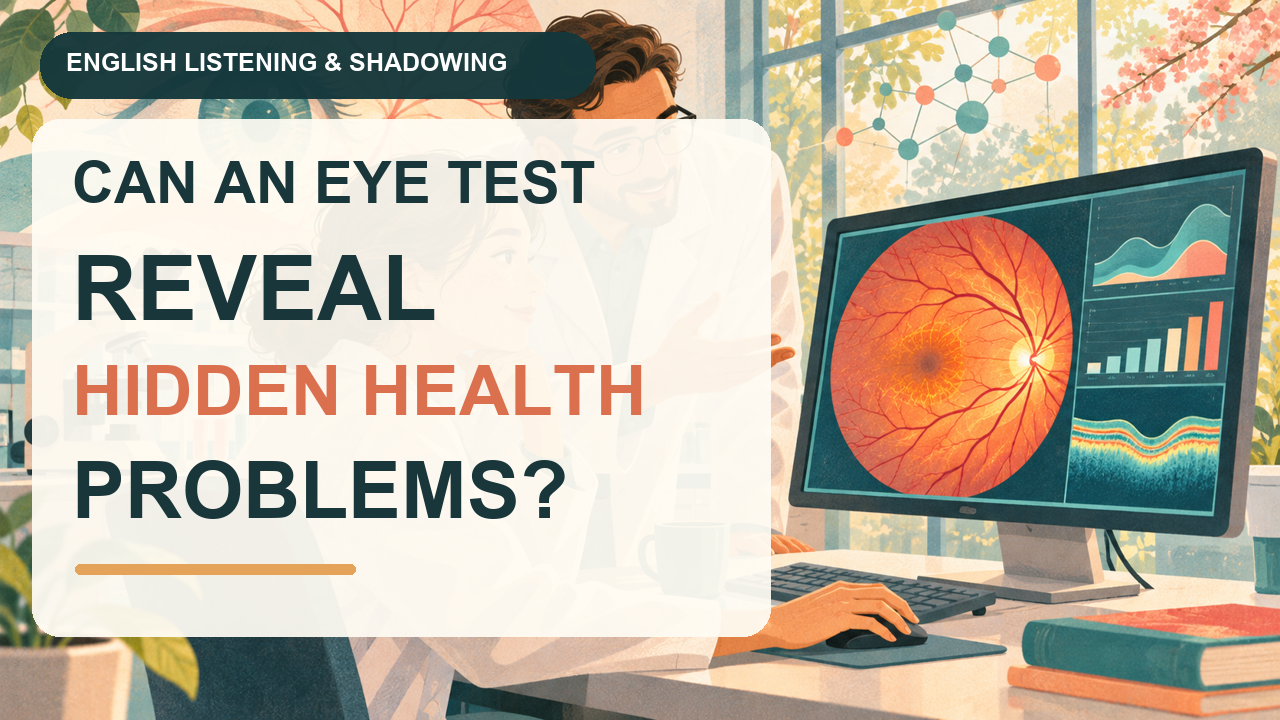

Reproduce this figure in Python.
from pathlib import Path
from PIL import Image,ImageDraw,ImageFont,ImageOps,ImageFilter
p=Path(__file__).resolve().parent
im=ImageOps.fit(Image.open(p/'research.png').convert('RGB'),(1280,720))
overlay=Image.new('RGBA',im.size);d=ImageDraw.Draw(overlay)
d.rounded_rectangle((32,119,770,636),radius=28,fill=(255,252,244,237))
d.rounded_rectangle((40,32,595,98),radius=32,fill=(20,55,59,245))
font='/System/Library/Fonts/Supplemental/Arial Bold.ttf'
d.text((66,48),'ENGLISH LISTENING & SHADOWING',font=ImageFont.truetype(font,25),fill='white')
d.text((72,150),'CAN AN EYE TEST',font=ImageFont.truetype(font,58),fill='#19363a')
d.text((72,238),'REVEAL',font=ImageFont.truetype(font,90),fill='#19363a')
d.text((72,351),'HIDDEN HEALTH',font=ImageFont.truetype(font,70),fill='#db704f')
d.text((72,446),'PROBLEMS?',font=ImageFont.truetype(font,79),fill='#19363a')
d.rounded_rectangle((75,564,355,574),radius=5,fill='#e4a359')
im=Image.alpha_composite(im.convert('RGBA'),overlay).convert('RGB')
im.save(p/'thumbnail.png')
